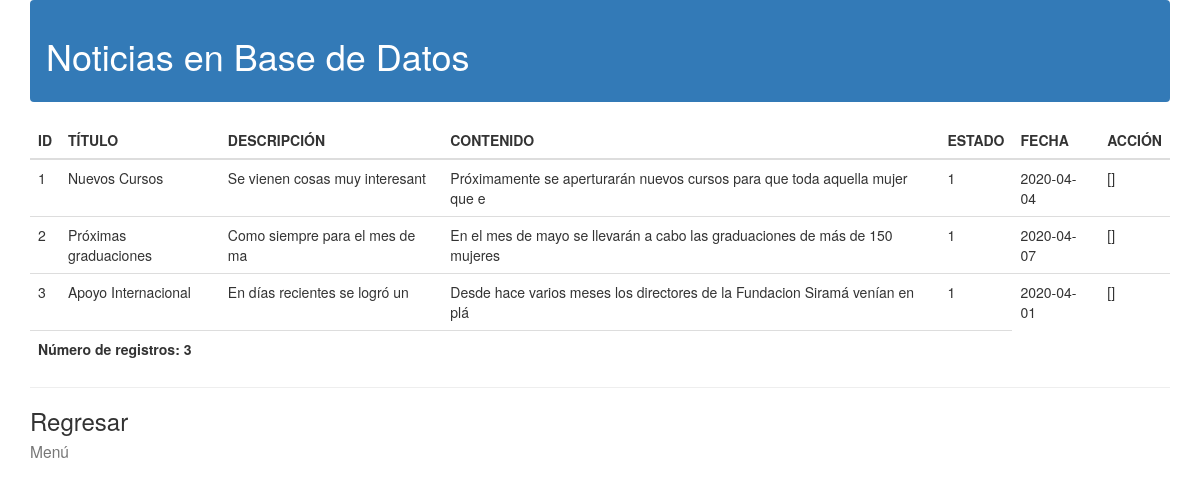
The page /Admin/CRUD_admin/Noticias/mostrar_noticias.php (signed in) on the database as committed earlier.
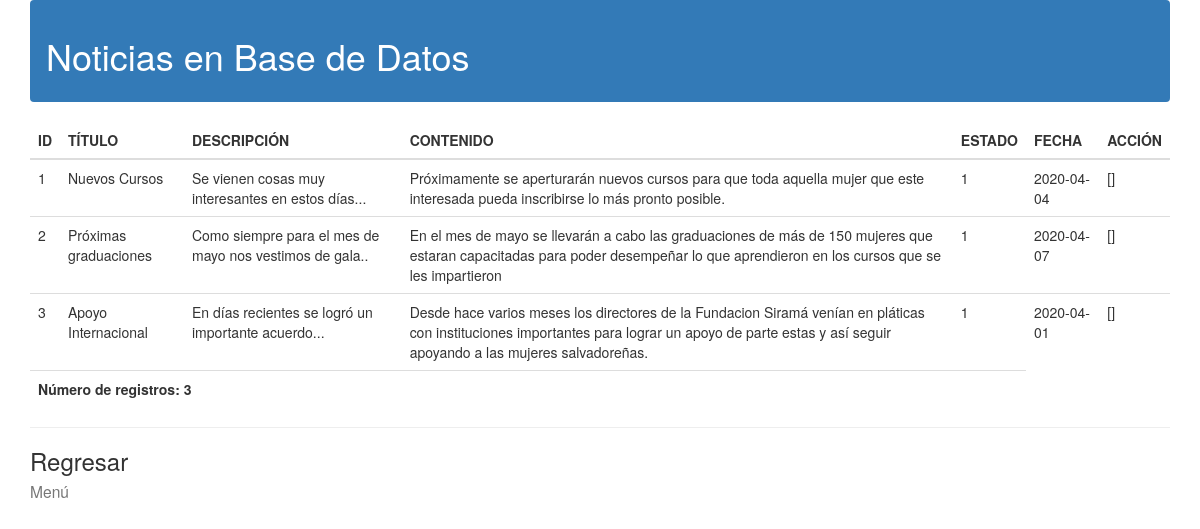
The same page on the database as committed later.
### tables this page shows
CREATE TABLE IF NOT EXISTS `Noticias` (
  `Id_Noti` int(5) NOT NULL,
  `Titulo` varchar(150) NOT NULL,
  `Descripcion` varchar(450) NOT NULL,
  `Contenido` varchar(1500) NOT NULL,
  `Estado` char(5) NOT NULL,
  `Fecha` date NOT NULL,
  PRIMARY KEY (`Id_Noti`)
);

### Admin/CRUD_admin/Noticias/mostrar_noticias.php (the view, shortened to what this page needs)
<!DOCTYPE html>
	<html lang="es">
		<head>
			<link href = "//maxcdn.bootstrapcdn.com/bootstrap/3.3.0/css/bootstrap.min.css" rel = "stylesheet" id ="bootstrap-css" >
		</head>
		<header>
			<nav class = "navbar navbar-dark bg-primary" >
			<span class = "navbar-text" >
			<h1> Noticias en Base de Datos </h1>
			</span>
			</nav>
		</header>
		<body class="container">
			<?php
					@$db = new mysqli('localhost','root','','sirama', '3308');
				$db->set_charset( "utf8" );
				$consulta = " SELECT * FROM noticias ORDER BY Id_Noti";
				$resultc = $db->query($consulta);
				$num_results = $resultc->num_rows;
				echo "<table class='table'>
				<colgroup>
				<col class=\"idnoti\">
				</colgroup>
				<colgroup>
				<col class=\"titu\">
				</colgroup>
				<colgroup>
				<col class=\"descrip\">
				</colgroup>
				<colgroup>
				<col class=\"conte\">
				</colgroup>
				<colgroup>
				<col class=\"esta\">
				</colgroup>
				<colgroup>
				<col class=\"fecha\">
				</colgroup>
				<colgroup>
				<col class=\"action\">
				</colgroup>
				<thead>
				<tr id=\"theader\">
				<th>ID</th>
				<th>TÍTULO</th>
				<th>DESCRIPCIÓN</th>
				<th>CONTENIDO</th>
				<th>ESTADO</th>
				<th>FECHA</th>
				<th>ACCIÓN</th>
				</tr>
				</thead>
				<tbody>";
				while ($row = $resultc->fetch_assoc()) {
				echo "<tr class=\"normal\"onmouseover=\"this.className='selected'\" onmouseout=\"this.className='normal'\">";
				echo "<td scope='col'>";
				echo "" . $row[ 'Id_Noti' ] . "";
				echo "</td><td scope='col'>";
				echo "" . stripslashes($row[ 'Titulo' ]) . "";
				echo "</td><td scope='col'>\n";
				echo "" . stripslashes($row[ 'Descripcion' ]) . "";
				echo "</td><td scope='col'>";
				echo "" . $row[ 'Contenido' ];
				echo "</td><td scope='col'>";
				echo "" . $row[ 'Estado' ];
				echo "</td><td scope='col'>";
				echo "" . $row[ 'Fecha' ];
				echo "</td><td scope='col'>";
				echo "[<a href=\"" . $_GET[ 'opc' ] . ".php?id=" .
				$row[ 'Id_Noti' ] . "\">";
				echo "</a>]";
				echo "</td></tr>";
				}
				echo "</tbody>";
				echo "<tfoot>";
				echo "<tr id=\"tfooter\">";
				echo "<th colspan=\"5\">";
				echo "Número de registros: " . $num_results . "";
				echo "</th>";
				echo "</tr>";
				echo "</tfoot>";
				echo "</table>";
				?>
				<hr class = "d-lg-none divider" >
				<a href = "Opciones_Noticias.php" class = "d-block h3
				font-weight-normal" > Regresar <br>
				<small class = "d-block text-muted
				text-small" > Menú </small>
				</a>
		</body>
	</html>

Rows that differ between the two databases and show on the page:
changed noticias "Nuevos Cursos": Descripcion "Se vienen cosas muy interesant" → "Se vienen cosas muy interesantes en estos días..."; Contenido "Próximamente se aperturarán nuevos cursos para que toda aquella mujer que e" → "Próximamente se aperturarán nuevos cursos para que toda aquella mujer que este interesada pueda inscribirse lo más pronto posible."
changed noticias "Próximas graduaciones": Descripcion "Como siempre para el mes de ma" → "Como siempre para el mes de mayo nos vestimos de gala.."; Contenido "En el mes de mayo se llevarán a cabo las graduaciones de más de 150 mujeres" → "…más de 150 mujeres que estaran capacitadas para poder desempeñar lo que aprendieron en los cursos que se les impartieron"
changed noticias "Apoyo Internacional": Descripcion "En días recientes se logró un" → "En días recientes se logró un importante acuerdo..."; Contenido "Desde hace varios meses los directores de la Fundacion Siramá venían en plá" → "…Fundacion Siramá venían en pláticas con instituciones importantes para lograr un apoyo de parte estas y así seguir apoyando a las mujeres salvadoreñas."
